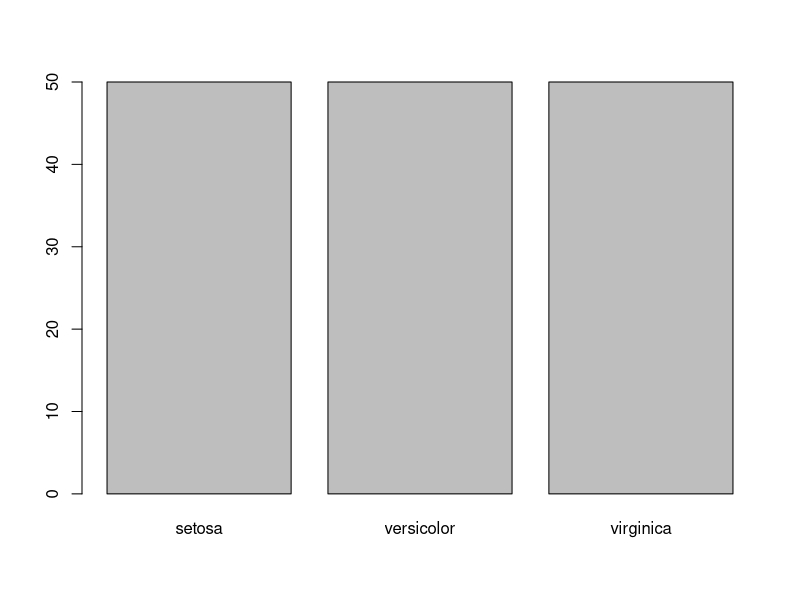
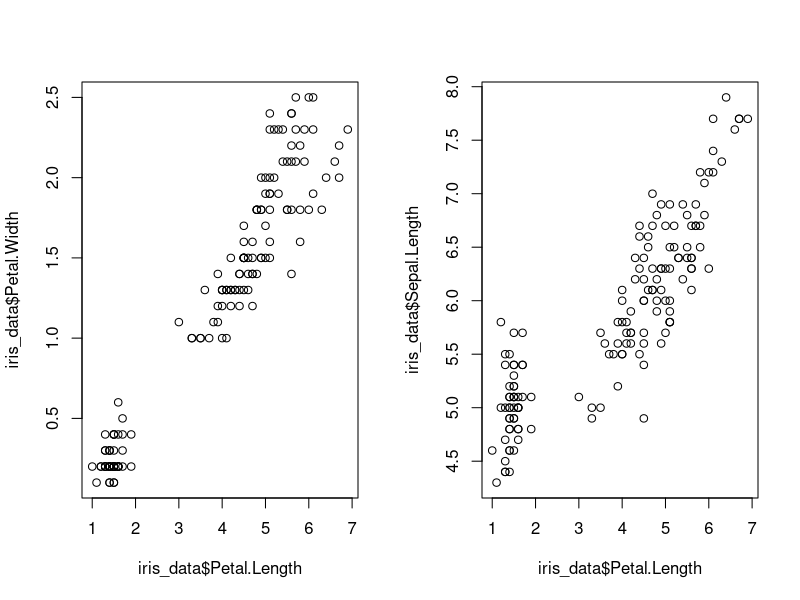

These figures' R source, in order: (Note: this script raises an error after producing the figures.)

iris_data <- iris
str(iris_data)

########################
# a. What is the datatype of iris_data?<br>
###    iris_data is a dataframe with 150 observations of 5 variables
# b. How many columns does it have? how many rows?
###    iris_data contains 150 rows and 5 columns
########################

#define sepal area calculation and find average for all
sepal_area <- iris_data$Sepal.Width * iris_data$Sepal.Length
avg_sepal_area <- mean(sepal_area)
# The average sepal area is 17.8229

#loop to print area for each record
for (a in sepal_area) {
  print(paste("Sepal area is ", sepal_area))
  break
}

#create a new column
iris_data$Sepal.Area <- NA

#barplot for count of species
species_counts <- table(iris_data$Species)
barplot(species_counts)
#all species have 50 counts

par(mfrow = c(1, 2))
# a plot showing how petal width (y) varies with petal length (x).
par(plot(iris_data$Petal.Length, iris_data$Petal.Width))
# a plot showing how sepal length (y) varies with petal length (y). (assuming petal length should be x)
par(plot(iris_data$Petal.Length, iris_data$Sepal.Length))

############
View(mtcars)
# a. drat is the Rear axle ratio
fast <- min(mtcars$qsec)
slow <- max(mtcars$qsec)
# b. the min and max 1/4 mile tmies are 14.5 and 22.9
min_max <- function(min,max)
# c. the min car is Ford Pantera and the max car is Merc 230
############

#bar plot for number of cars by cylinders
cyl_cnt <- table(mtcars$cyl)
barplot(cyl_cnt)
#There are more V8 motors (14) than v6 (7) or i4 (11)

#12. Write a for-loop that iterates through the mtcars dataframe. 
#If the car is has 8 cylinders, print "<carname> is a gas guzzler."
#### loop working, can't grab car name ####
for (row in 1:nrow(mtcars)){
  cyl_num <- mtcars[row, "cyl"]
  car <- rownames(mtcars)
      if(cyl_num==8){
      print(cyl_num,car)
  }
}
  
  
#13. Work through the code examples in the slides that use the starwars data. Use pipes to create a new view of the data.
#14. Install and load the swirl package. Work through the 'Introduction to Statistical Inference' course. Typing info at a prompt will show you options for exiting swirl.
